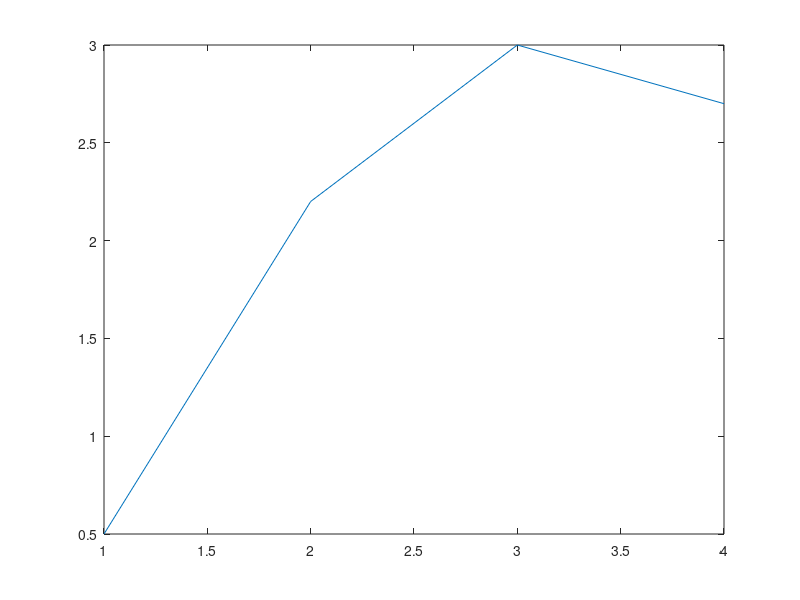

This figure's MATLAB source:
% Define two dicrete time signals
x1 = [1 2 3];
x2 = [4 5 6];
h = [0.1 0.3];

% Use a convol
y1 = conv(x1,h);
y2 = conv(x2,h);

x_combined = x1 + x2;
y_combined = conv(x_combined,h);

disp(y_combined);
plot(y_combined);